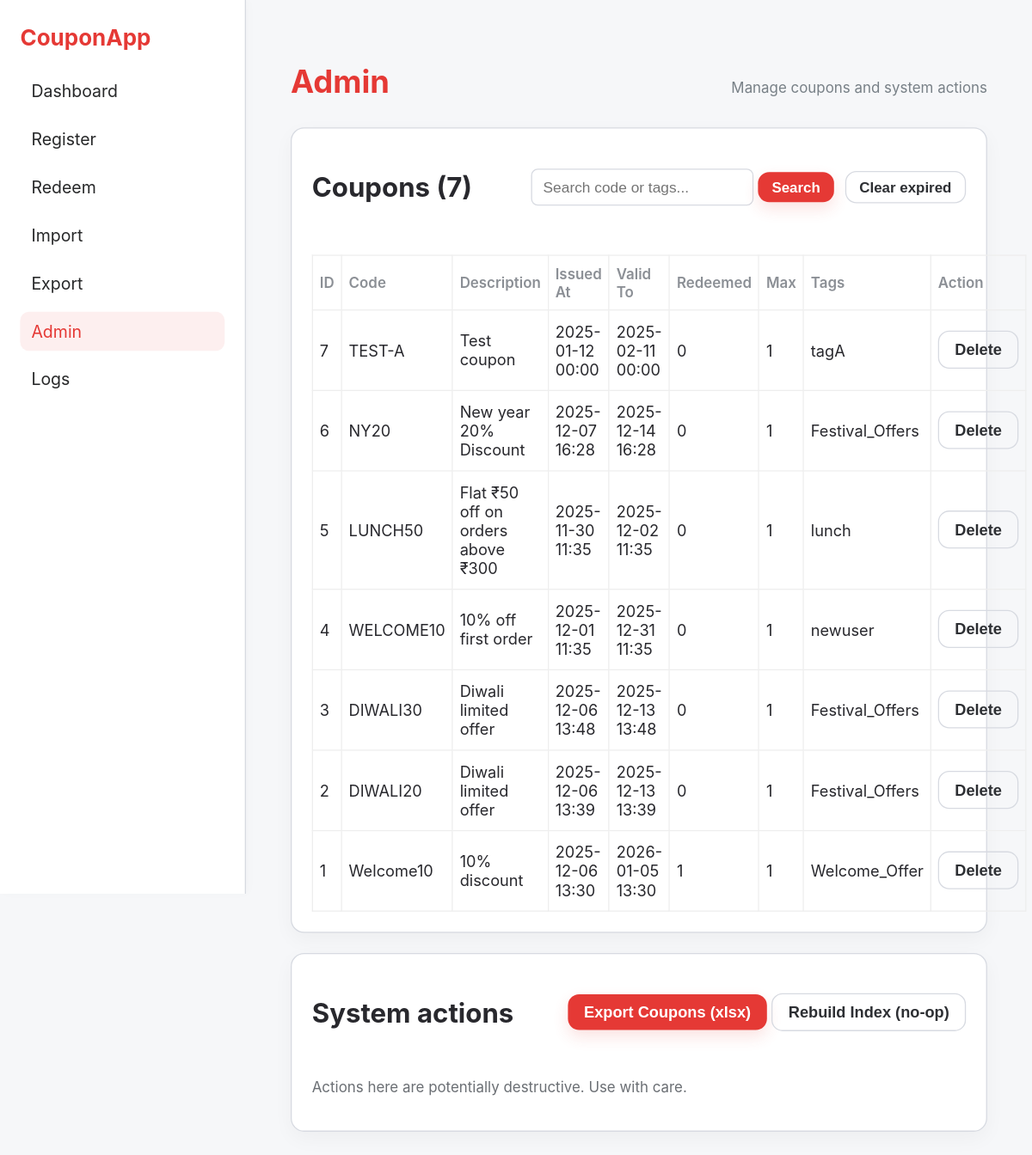
/admin, run on an earlier commit of the app's database.
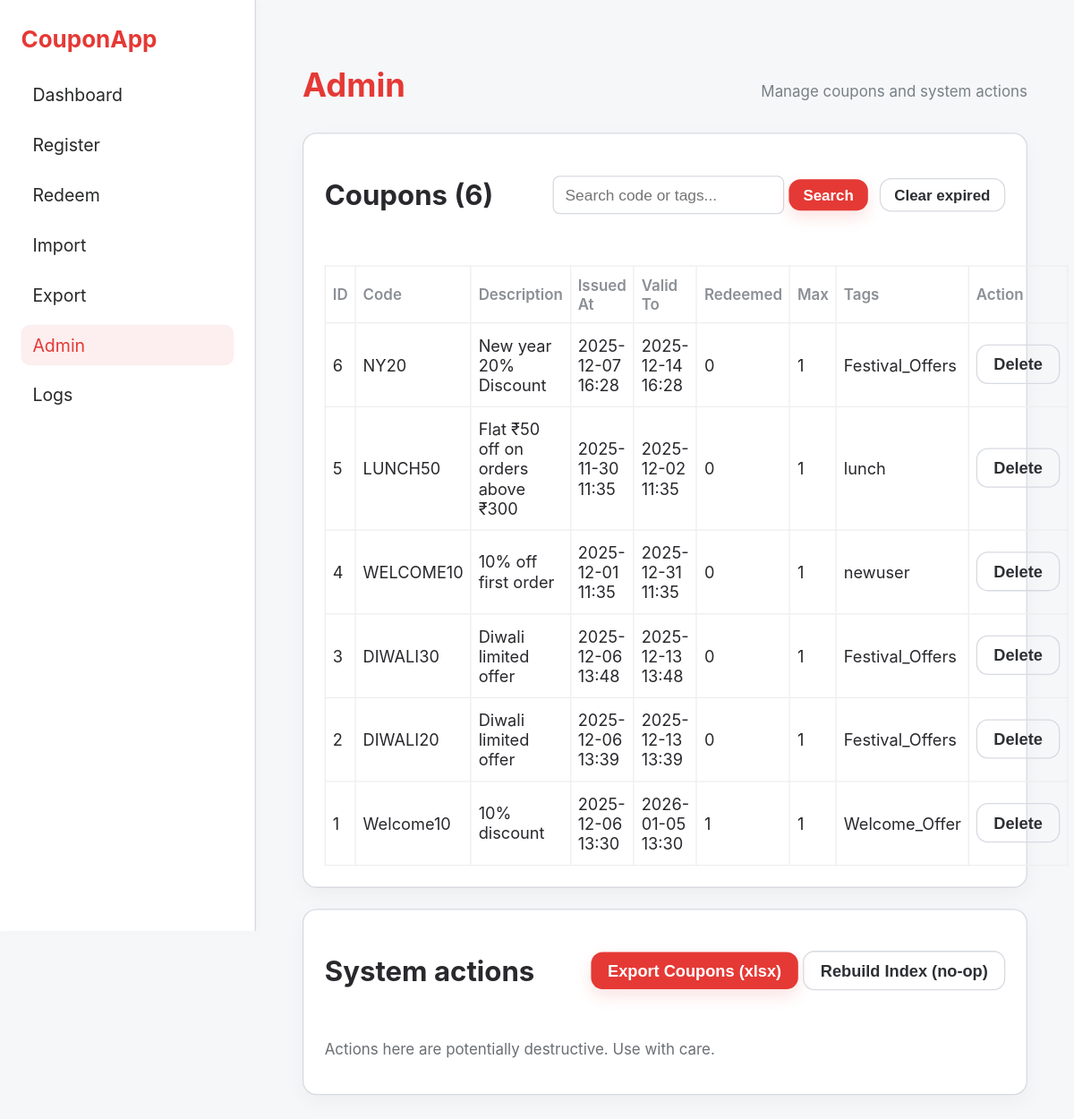
And on a later commit of the database.
### app/models.py (models this page shows, shortened)
class Coupon(db.Model):
    __tablename__ = "coupons"
    id = db.Column(db.Integer, primary_key=True)
    code = db.Column(db.String(80), unique=True, nullable=False)
    description = db.Column(db.String(255))
    issued_at = db.Column(db.DateTime, default=datetime.utcnow)
    valid_from = db.Column(db.DateTime, nullable=True)
    valid_to = db.Column(db.DateTime, nullable=True)
    validity_value = db.Column(db.Integer, nullable=True)   # e.g., 30
    validity_unit = db.Column(db.String(16), default="days") # "days" or "hours"
    issued_to = db.Column(db.String(120), nullable=True)
    tags = db.Column(db.String(255), nullable=True)
    max_redemptions = db.Column(db.Integer, nullable=False, default=1)
    redeemed_count = db.Column(db.Integer, default=0)

### app/routes.py (the view)
@bp.route("/admin", methods=["GET", "POST"])
def admin():
    q = (request.args.get("q") or "").strip().lower()
    query = Coupon.query.order_by(Coupon.id.desc())
    if q:
        query = query.filter(
            (Coupon.code.ilike(f"%{q}%")) | (Coupon.tags.ilike(f"%{q}%"))
        )
    rows = query.all()
    coupons = []
    for c in rows:
        coupons.append({
            "id": c.id,
            "code": c.code,
            "description": c.description or "",
            "issued_at": c.issued_at.isoformat(sep=" ", timespec="minutes") if c.issued_at else "",
            "valid_to": c.valid_to.isoformat(sep=" ", timespec="minutes") if c.valid_to else "",
            "redeemed_count": c.redeemed_count or 0,
            "max_redemptions": c.max_redemptions or 1,
            "tags": c.tags or ""
        })
    return render_template("admin.html", coupons=coupons)

### app/templates/admin.html (shortened to what this page needs)
{% extends "base.html" %}
{% block content %}
<div class="app-container">
  <aside class="sidebar" aria-hidden="true">
    <div class="sidebar-brand">CouponApp</div>
    <nav class="side-nav">
      <a class="nav-item" href="{{ url_for('main.index') }}">Dashboard</a>
      <a class="nav-item" href="{{ url_for('main.register') }}">Register</a>
      <a class="nav-item" href="{{ url_for('main.redeem') }}">Redeem</a>
      <a class="nav-item" href="{{ url_for('main.import_excel') }}">Import</a>
      <a class="nav-item" href="{{ url_for('main.export') }}">Export</a>
      <a class="nav-item active" href="{{ url_for('main.admin') }}">Admin</a>
      <a class="nav-item" href="{{ url_for('main.logs') }}">Logs</a>
    </nav>
  </aside>
  <main class="main">
    <header class="main-header">
      <h1 class="title">Admin</h1>
      <div class="header-meta">Manage coupons and system actions</div>
    </header>
    <section class="table-card">
      <div style="display:flex; justify-content:space-between; align-items:center;">
        <h2>Coupons ({{ coupons|length }})</h2>
        <div style="display:flex; gap:10px; align-items:center;">
          <form method="get" action="{{ url_for('main.admin') }}">
            <input name="q" value="{{ request.args.get('q','') }}" placeholder="Search code or tags..." style="padding:8px 10px; border-radius:6px; border:1px solid #d7dae1;" />
            <button class="btn small" type="submit">Search</button>
          </form>
          <form method="post" action="{{ url_for('main.clear_expired') }}" onsubmit="return confirm('Clear all expired coupons? This cannot be undone.');">
            <button class="btn small ghost" type="submit">Clear expired</button>
          </form>
        </div>
      </div>
      <table class="coupons-table" style="margin-top:12px;">
        <thead>
          <tr>
            <th>ID</th><th>Code</th><th>Description</th><th>Issued At</th><th>Valid To</th>
            <th>Redeemed</th><th>Max</th><th>Tags</th><th>Action</th>
          </tr>
        </thead>
        <tbody>
          {% for c in coupons %}
          <tr>
            <td>{{ c.id }}</td>
            <td class="mono">{{ c.code }}</td>
            <td>{{ c.description or '' }}</td>
            <td>{{ c.issued_at or '' }}</td>
            <td>{{ c.valid_to or '' }}</td>
            <td>{{ c.redeemed_count or 0 }}</td>
            <td>{{ c.max_redemptions or 1 }}</td>
            <td>{{ c.tags or '' }}</td>
            <td style="text-align:right;">
              <form method="post" class="delete-form" action="{{ url_for('main.admin_delete') }}" style="display:inline;">
                <button type="submit" class="btn ghost btn-delete" data-id="{{ c.id }}" data-code="{{ c.code }}">Delete</button>
              </form>
            </td>
          </tr>
          {% endfor %}
        </tbody>
      </table>
    </section>
    <section class="table-card" style="margin-top:18px;">
      <div style="display:flex; justify-content:space-between; align-items:center;">
        <h2>System actions</h2>
        <div>
          <form method="post" action="{{ url_for('main.export_all_coupons') }}" style="display:inline;">
            <button class="btn" type="submit">Export Coupons (xlsx)</button>
          </form>
          <form method="post" action="{{ url_for('main.reindex') }}" style="display:inline;">
            <button class="btn ghost" type="submit">Rebuild Index (no-op)</button>
          </form>
        </div>
      </div>
      <p style="margin-top:10px; color:#6b6f74; font-size:13px;">
        Actions here are potentially destructive. Use with care.
      </p>
    </section>
  </main>
</div>
{% endblock %}

What changed in the data, as far as the page shows it:
removed Coupon: id "7", code "TEST-A", description "Test coupon", issued_at "2025-01-12 00:00", valid_to "2025-02-11 00:00", redeemed_count "0", max_redemptions "1", tags "tagA"
Also different on the page:
{{ coupons|length }}: "7" → "6"
